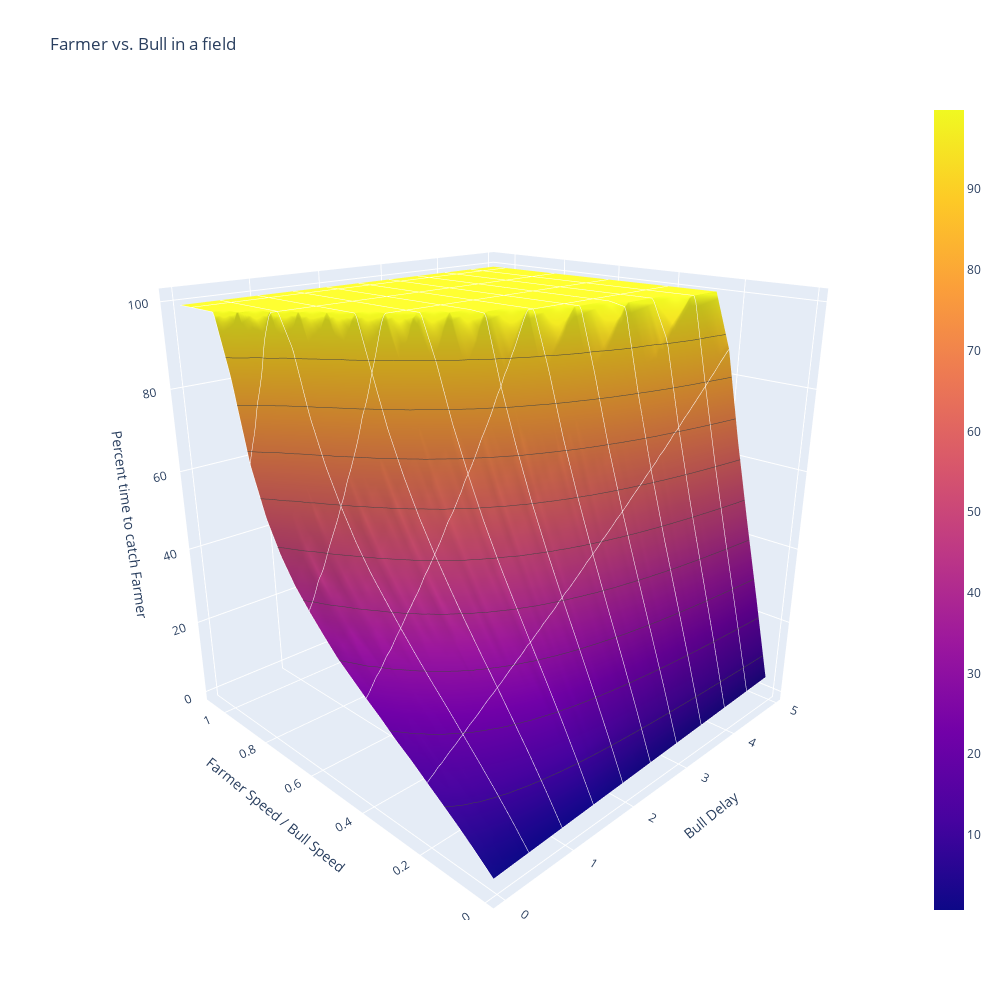

Notebook source saved alongside this figure:
### Code cell
contours = {
        "x": {"show": True, "start": delay_range[0], "end": delay_range[-1], "size": 0.5, "color":"white"},
        "y": {"show": True, "start": speed_range[0], "end": speed_range[-1], "size": 0.2, "color":"white"},
        "z": {"show": True, "start": 0.0, "end": 100, "size": 10}
    }

hovertemplate = 'Bull Delay: %{x:.2f}'+\
                '<br>Farmer/Bull Speed: %{y:.2f}'+\
                '<br>Percent Time chasing Farmer: %{z:.0f}%<extra></extra>'

# Create the surface plot
fig = go.Figure(data=[go.Surface(z=Z, x=X, y=Y, contours=contours, hovertemplate=hovertemplate)])


# Add titles and labels
fig.update_layout(
    title='Farmer vs. Bull in a field',
    width=1000, height=1000,
    scene=dict(
        xaxis_title='Bull Delay',
        yaxis_title='Farmer Speed / Bull Speed',
        zaxis_title='Percent time to catch Farmer',
        camera_eye= {"x": -1.5, "y": -1.5, "z": 0.8},
    ),
)

# Show the plot
# fig.show()

fig.write_html(f"farmer-vs-bull-variable.html")

### Figure 1 — Plotly figure (JSON) as saved in the notebook; plotly's stock layout.template omitted (floating-point values rounded to 4 significant figures; data arrays with more than 128 entries replaced by an {"elided": "..."} marker saying what was removed)
{"data": [{"contours": {"x": {"color": "white", "end": 4.95, "show": true, "size": 0.5, "start": 0}, "y": {"color": "white", "end": 1.06, "show": true, "size": 0.2, "start": 0.01}, "z": {"end": 100, "show": true, "size": 10, "start": 0}}, "hovertemplate": "Bull Delay: %{x:.2f}<br>Farmer/Bull Speed: %{y:.2f}<br>Percent Time chasing Farmer: %{z:.0f}%<extra></extra>", "type": "surface", "x": {"elided": "22x100 float values"}, "y": {"elided": "22x100 float values"}, "z": {"elided": "22x100 float values"}}], "layout": {"height": 1000, "scene": {"camera": {"eye": {"x": -1.5, "y": -1.5, "z": 0.8}}, "xaxis": {"title": {"text": "Bull Delay"}}, "yaxis": {"title": {"text": "Farmer Speed / Bull Speed"}}, "zaxis": {"title": {"text": "Percent time to catch Farmer"}}}, "title": {"text": "Farmer vs. Bull in a field"}, "width": 1000}}
